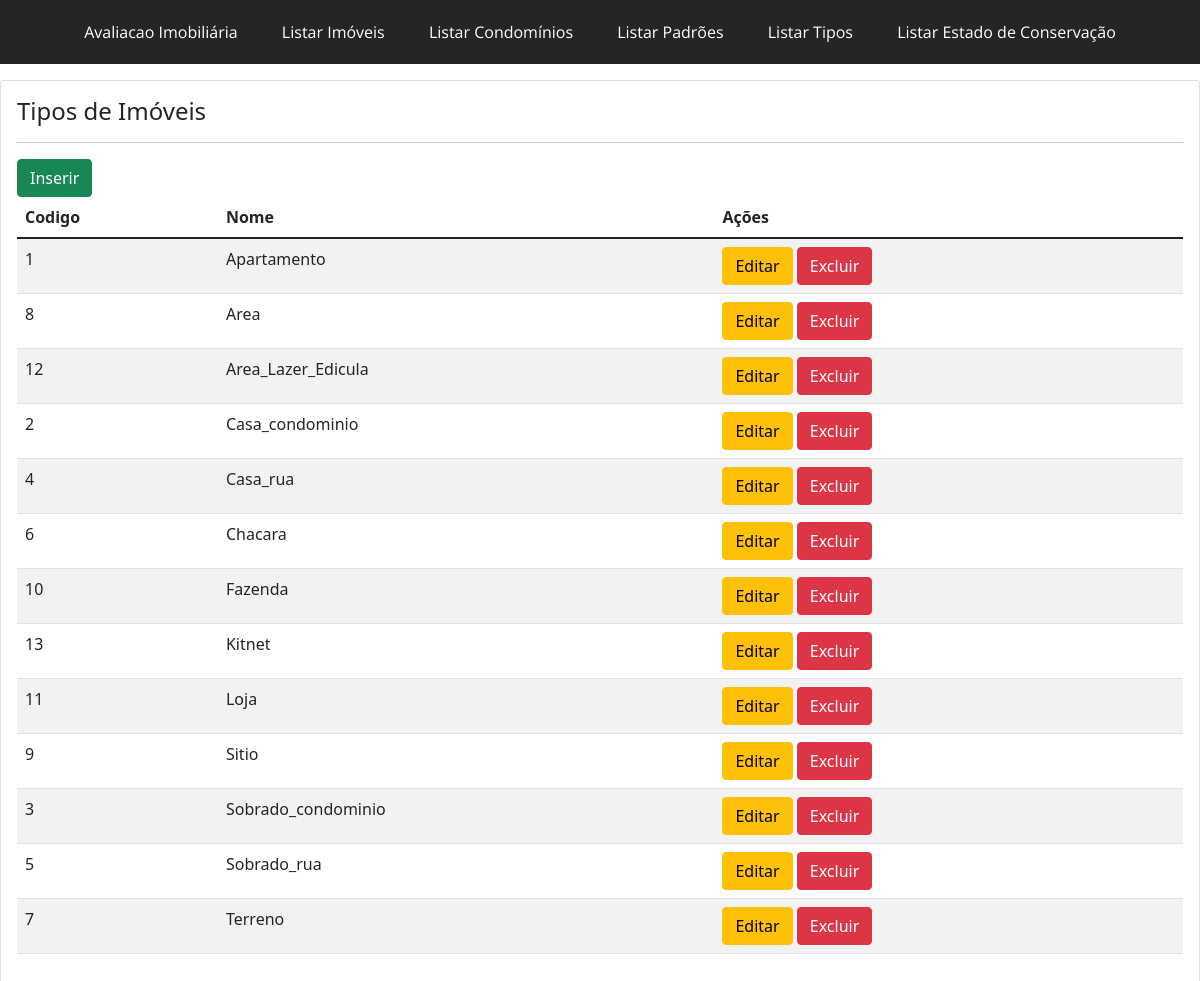
The page /tipo/ on the database its author committed.
### portal/models.py (models this page shows, shortened)
class Tipo(models.Model):
    nome = models.CharField(max_length=100, blank=True, null=True)
    class Meta:
       ordering = ['nome']

### portal/views.py (the view)
# urls.py: path('tipo/', views.tipo, name='tipo'),
def tipo(request):
    tipos = Tipo.objects.all()
    context = {
        'tipos': tipos
    }
    return render(request, 'portal/tipo.html', context)

### portal/templates/portal/tipo.html
{% extends 'base.html' %}
{% block content %}
<div class = "card">
<div class="card-body">
 <h4> Tipos de Imóveis </h4>
 <hr>
<a class="btn btn-success" href="{% url 'tipo_add' %}"> Inserir </a>
  <table class = "table table-striped">
      <thead>
        <tr>
            <th>Codigo</th>
            <th>Nome</th>
            <th>Ações</th>
        </tr>
      </thead>
      <tbody>
         {%  for tipo in tipos %}
         <tr>
             <td>{{ tipo.id  }} </td>
             <td>{{ tipo.nome }}</td>
             <td><button class='btn btn-warning'>Editar</button>
                 <button class='btn btn-danger'>Excluir</button>
             </td>
         </tr>
         {% endfor %}
      </tbody>
  </table>
</div>
</div>
{% endblock %}

### rows shown on the page
Tipo: id "1", nome "Apartamento"
Tipo: id "8", nome "Area"
Tipo: id "12", nome "Area_Lazer_Edicula"
Tipo: id "2", nome "Casa_condominio"
Tipo: id "4", nome "Casa_rua"
Tipo: id "6", nome "Chacara"
Tipo: id "10", nome "Fazenda"
Tipo: id "13", nome "Kitnet"
Tipo: id "11", nome "Loja"
Tipo: id "9", nome "Sitio"
Tipo: id "3", nome "Sobrado_condominio"
Tipo: id "5", nome "Sobrado_rua"
Tipo: id "7", nome "Terreno"
